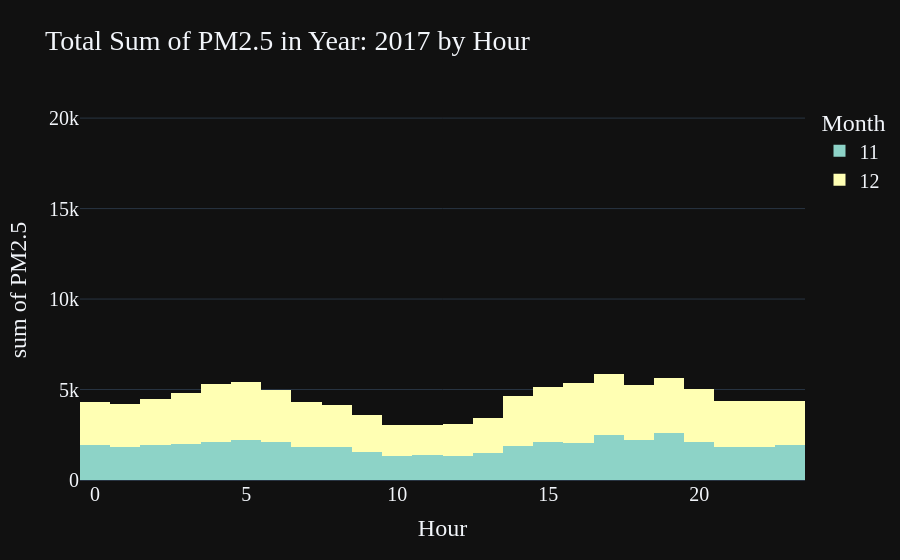
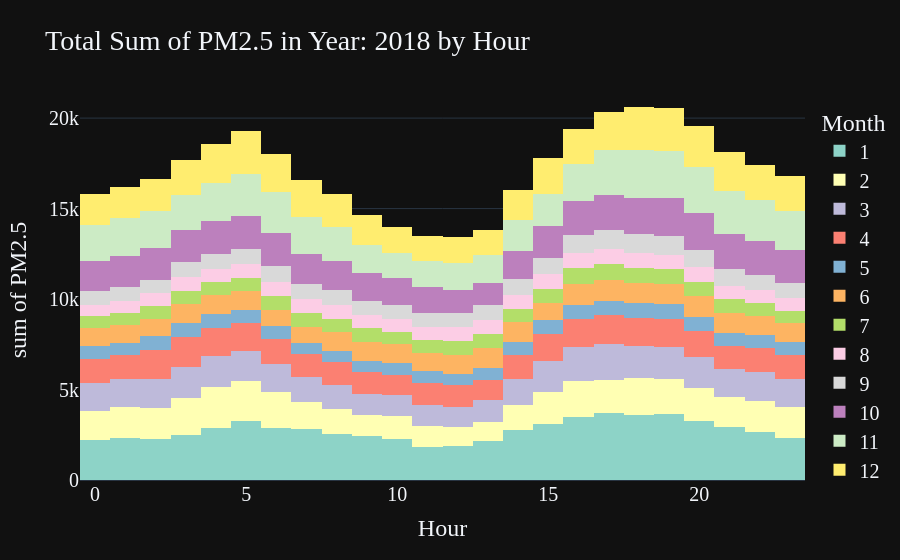
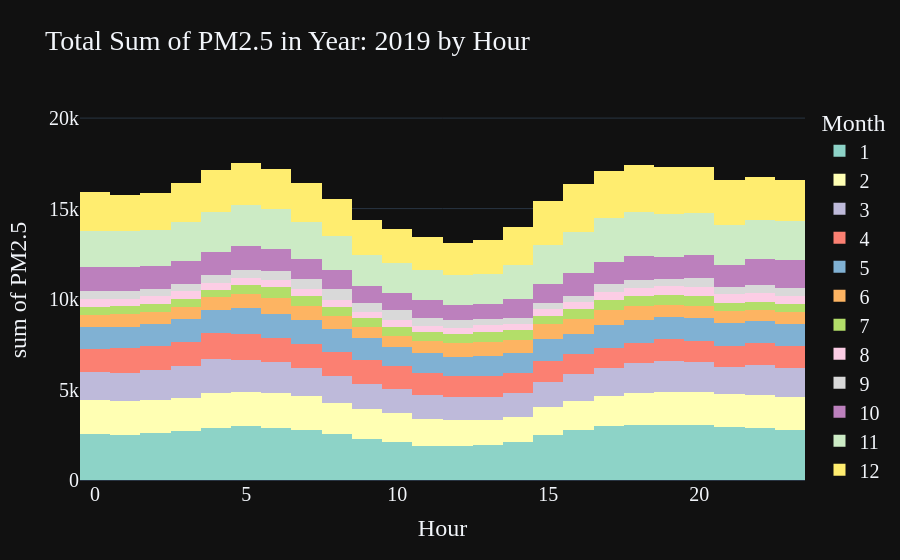
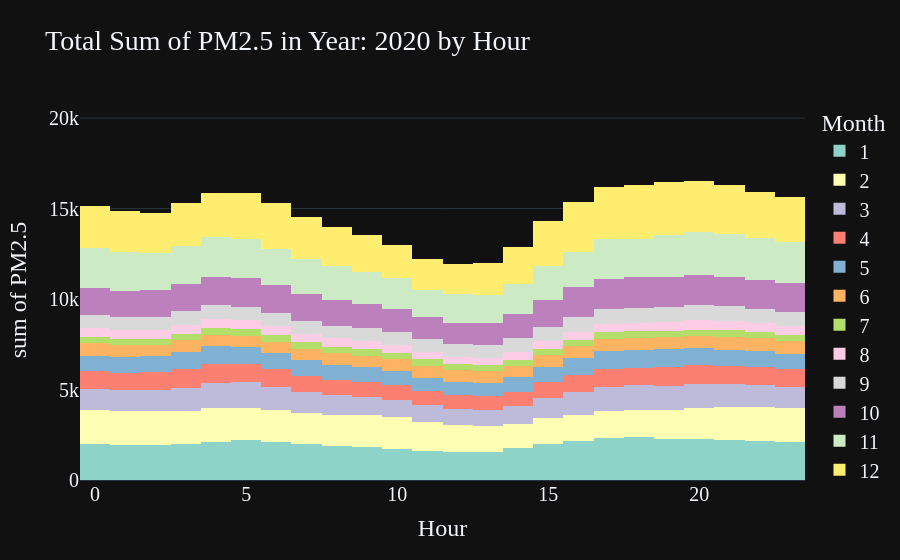

The cell these charts' notebook holds for them, in order:
### Code cell
import pandas as pd
import plotly.express as px

# Assuming df is your DataFrame containing PM2.5 data with columns: 'Year', 'Month', 'Hour', 'PM2.5'

# Loop through all years in dataset (2017 to 2022)
for year in range(2017, 2023):
    df_year = data[data["Year"] == year]

    # Create histogram plot using Plotly Express
    fig = px.histogram(df_year, x="Hour", y="PM2.5", color="Month",
                       hover_data=df_year.columns,
                       color_discrete_sequence=px.colors.qualitative.Set3,
                       title=f"Total Sum of PM2.5 in Year: {year} by Hour")

    fig.update_layout(yaxis_range=[0, 21000])
    fig.update_layout(template="plotly_dark", font=dict(family="PT Sans", size=20))

    # Show the plot
    fig.show()

### Figure 1 — Plotly figure (JSON) as saved in the notebook; plotly's stock layout.template omitted (floating-point values rounded to 4 significant figures; data arrays with more than 128 entries replaced by an {"elided": "..."} marker saying what was removed)
{"data": [{"alignmentgroup": "True", "bingroup": "x", "histfunc": "sum", "hovertemplate": "Month=11<br>Hour=%{x}<br>sum of PM2.5=%{y}<extra></extra>", "legendgroup": "11", "marker": {"color": "rgb(141,211,199)", "pattern": {"shape": ""}}, "name": "11", "offsetgroup": "11", "orientation": "v", "showlegend": true, "type": "histogram", "x": {"elided": "469 int values"}, "xaxis": "x", "y": {"elided": "469 float values"}, "yaxis": "y"}, {"alignmentgroup": "True", "bingroup": "x", "histfunc": "sum", "hovertemplate": "Month=12<br>Hour=%{x}<br>sum of PM2.5=%{y}<extra></extra>", "legendgroup": "12", "marker": {"color": "rgb(255,255,179)", "pattern": {"shape": ""}}, "name": "12", "offsetgroup": "12", "orientation": "v", "showlegend": true, "type": "histogram", "x": {"elided": "668 int values"}, "xaxis": "x", "y": {"elided": "668 float values"}, "yaxis": "y"}], "layout": {"barmode": "relative", "font": {"family": "PT Sans", "size": 20}, "legend": {"title": {"text": "Month"}, "tracegroupgap": 0}, "title": {"text": "Total Sum of PM2.5 in Year: 2017 by Hour"}, "xaxis": {"anchor": "y", "domain": [0, 1], "title": {"text": "Hour"}}, "yaxis": {"anchor": "x", "domain": [0, 1], "range": [0, 21000], "title": {"text": "sum of PM2.5"}}}}

### Figure 2 — Plotly figure (JSON) as saved in the notebook; plotly's stock layout.template omitted (floating-point values rounded to 4 significant figures; data arrays with more than 128 entries replaced by an {"elided": "..."} marker saying what was removed)
{"data": [{"alignmentgroup": "True", "bingroup": "x", "histfunc": "sum", "hovertemplate": "Month=1<br>Hour=%{x}<br>sum of PM2.5=%{y}<extra></extra>", "legendgroup": "1", "marker": {"color": "rgb(141,211,199)", "pattern": {"shape": ""}}, "name": "1", "offsetgroup": "1", "orientation": "v", "showlegend": true, "type": "histogram", "x": {"elided": "698 int values"}, "xaxis": "x", "y": {"elided": "698 float values"}, "yaxis": "y"}, {"alignmentgroup": "True", "bingroup": "x", "histfunc": "sum", "hovertemplate": "Month=2<br>Hour=%{x}<br>sum of PM2.5=%{y}<extra></extra>", "legendgroup": "2", "marker": {"color": "rgb(255,255,179)", "pattern": {"shape": ""}}, "name": "2", "offsetgroup": "2", "orientation": "v", "showlegend": true, "type": "histogram", "x": {"elided": "552 int values"}, "xaxis": "x", "y": {"elided": "552 float values"}, "yaxis": "y"}, {"alignmentgroup": "True", "bingroup": "x", "histfunc": "sum", "hovertemplate": "Month=3<br>Hour=%{x}<br>sum of PM2.5=%{y}<extra></extra>", "legendgroup": "3", "marker": {"color": "rgb(190,186,218)", "pattern": {"shape": ""}}, "name": "3", "offsetgroup": "3", "orientation": "v", "showlegend": true, "type": "histogram", "x": {"elided": "566 int values"}, "xaxis": "x", "y": {"elided": "566 float values"}, "yaxis": "y"}, {"alignmentgroup": "True", "bingroup": "x", "histfunc": "sum", "hovertemplate": "Month=4<br>Hour=%{x}<br>sum of PM2.5=%{y}<extra></extra>", "legendgroup": "4", "marker": {"color": "rgb(251,128,114)", "pattern": {"shape": ""}}, "name": "4", "offsetgroup": "4", "orientation": "v", "showlegend": true, "type": "histogram", "x": {"elided": "625 int values"}, "xaxis": "x", "y": {"elided": "625 float values"}, "yaxis": "y"}, {"alignmentgroup": "True", "bingroup": "x", "histfunc": "sum", "hovertemplate": "Month=5<br>Hour=%{x}<br>sum of PM2.5=%{y}<extra></extra>", "legendgroup": "5", "marker": {"color": "rgb(128,177,211)", "pattern": {"shape": ""}}, "name": "5", "offsetgroup": "5", "orientation": "v", "showlegend": true, "type": "histogram", "x": {"elided": "401 int values"}, "xaxis": "x", "y": {"elided": "401 float values"}, "yaxis": "y"}, {"alignmentgroup": "True", "bingroup": "x", "histfunc": "sum", "hovertemplate": "Month=6<br>Hour=%{x}<br>sum of PM2.5=%{y}<extra></extra>", "legendgroup": "6", "marker": {"color": "rgb(253,180,98)", "pattern": {"shape": ""}}, "name": "6", "offsetgroup": "6", "orientation": "v", "showlegend": true, "type": "histogram", "x": {"elided": "677 int values"}, "xaxis": "x", "y": {"elided": "677 float values"}, "yaxis": "y"}, {"alignmentgroup": "True", "bingroup": "x", "histfunc": "sum", "hovertemplate": "Month=7<br>Hour=%{x}<br>sum of PM2.5=%{y}<extra></extra>", "legendgroup": "7", "marker": {"color": "rgb(179,222,105)", "pattern": {"shape": ""}}, "name": "7", "offsetgroup": "7", "orientation": "v", "showlegend": true, "type": "histogram", "x": {"elided": "719 int values"}, "xaxis": "x", "y": {"elided": "719 float values"}, "yaxis": "y"}, {"alignmentgroup": "True", "bingroup": "x", "histfunc": "sum", "hovertemplate": "Month=8<br>Hour=%{x}<br>sum of PM2.5=%{y}<extra></extra>", "legendgroup": "8", "marker": {"color": "rgb(252,205,229)", "pattern": {"shape": ""}}, "name": "8", "offsetgroup": "8", "orientation": "v", "showlegend": true, "type": "histogram", "x": {"elided": "690 int values"}, "xaxis": "x", "y": {"elided": "690 float values"}, "yaxis": "y"}, {"alignmentgroup": "True", "bingroup": "x", "histfunc": "sum", "hovertemplate": "Month=9<br>Hour=%{x}<br>sum of PM2.5=%{y}<extra></extra>", "legendgroup": "9", "marker": {"color": "rgb(217,217,217)", "pattern": {"shape": ""}}, "name": "9", "offsetgroup": "9", "orientation": "v", "showlegend": true, "type": "histogram", "x": {"elided": "686 int values"}, "xaxis": "x", "y": {"elided": "686 float values"}, "yaxis": "y"}, {"alignmentgroup": "True", "bingroup": "x", "histfunc": "sum", "hovertemplate": "Month=10<br>Hour=%{x}<br>sum of PM2.5=%{y}<extra></extra>", "legendgroup": "10", "marker": {"color": "rgb(188,128,189)", "pattern": {"shape": ""}}, "name": "10", "offsetgroup": "10", "orientation": "v", "showlegend": true, "type": "histogram", "x": {"elided": "733 int values"}, "xaxis": "x", "y": {"elided": "733 float values"}, "yaxis": "y"}, {"alignmentgroup": "True", "bingroup": "x", "histfunc": "sum", "hovertemplate": "Month=11<br>Hour=%{x}<br>sum of PM2.5=%{y}<extra></extra>", "legendgroup": "11", "marker": {"color": "rgb(204,235,197)", "pattern": {"shape": ""}}, "name": "11", "offsetgroup": "11", "orientation": "v", "showlegend": true, "type": "histogram", "x": {"elided": "639 int values"}, "xaxis": "x", "y": {"elided": "639 float values"}, "yaxis": "y"}, {"alignmentgroup": "True", "bingroup": "x", "histfunc": "sum", "hovertemplate": "Month=12<br>Hour=%{x}<br>sum of PM2.5=%{y}<extra></extra>", "legendgroup": "12", "marker": {"color": "rgb(255,237,111)", "pattern": {"shape": ""}}, "name": "12", "offsetgroup": "12", "orientation": "v", "showlegend": true, "type": "histogram", "x": {"elided": "551 int values"}, "xaxis": "x", "y": {"elided": "551 float values"}, "yaxis": "y"}], "layout": {"barmode": "relative", "font": {"family": "PT Sans", "size": 20}, "legend": {"title": {"text": "Month"}, "tracegroupgap": 0}, "title": {"text": "Total Sum of PM2.5 in Year: 2018 by Hour"}, "xaxis": {"anchor": "y", "domain": [0, 1], "title": {"text": "Hour"}}, "yaxis": {"anchor": "x", "domain": [0, 1], "range": [0, 21000], "title": {"text": "sum of PM2.5"}}}}

### Figure 3 — Plotly figure (JSON) as saved in the notebook; plotly's stock layout.template omitted (floating-point values rounded to 4 significant figures; data arrays with more than 128 entries replaced by an {"elided": "..."} marker saying what was removed)
{"data": [{"alignmentgroup": "True", "bingroup": "x", "histfunc": "sum", "hovertemplate": "Month=1<br>Hour=%{x}<br>sum of PM2.5=%{y}<extra></extra>", "legendgroup": "1", "marker": {"color": "rgb(141,211,199)", "pattern": {"shape": ""}}, "name": "1", "offsetgroup": "1", "orientation": "v", "showlegend": true, "type": "histogram", "x": {"elided": "740 int values"}, "xaxis": "x", "y": {"elided": "740 float values"}, "yaxis": "y"}, {"alignmentgroup": "True", "bingroup": "x", "histfunc": "sum", "hovertemplate": "Month=2<br>Hour=%{x}<br>sum of PM2.5=%{y}<extra></extra>", "legendgroup": "2", "marker": {"color": "rgb(255,255,179)", "pattern": {"shape": ""}}, "name": "2", "offsetgroup": "2", "orientation": "v", "showlegend": true, "type": "histogram", "x": {"elided": "668 int values"}, "xaxis": "x", "y": {"elided": "668 float values"}, "yaxis": "y"}, {"alignmentgroup": "True", "bingroup": "x", "histfunc": "sum", "hovertemplate": "Month=3<br>Hour=%{x}<br>sum of PM2.5=%{y}<extra></extra>", "legendgroup": "3", "marker": {"color": "rgb(190,186,218)", "pattern": {"shape": ""}}, "name": "3", "offsetgroup": "3", "orientation": "v", "showlegend": true, "type": "histogram", "x": {"elided": "732 int values"}, "xaxis": "x", "y": {"elided": "732 float values"}, "yaxis": "y"}, {"alignmentgroup": "True", "bingroup": "x", "histfunc": "sum", "hovertemplate": "Month=4<br>Hour=%{x}<br>sum of PM2.5=%{y}<extra></extra>", "legendgroup": "4", "marker": {"color": "rgb(251,128,114)", "pattern": {"shape": ""}}, "name": "4", "offsetgroup": "4", "orientation": "v", "showlegend": true, "type": "histogram", "x": {"elided": "681 int values"}, "xaxis": "x", "y": {"elided": "681 float values"}, "yaxis": "y"}, {"alignmentgroup": "True", "bingroup": "x", "histfunc": "sum", "hovertemplate": "Month=5<br>Hour=%{x}<br>sum of PM2.5=%{y}<extra></extra>", "legendgroup": "5", "marker": {"color": "rgb(128,177,211)", "pattern": {"shape": ""}}, "name": "5", "offsetgroup": "5", "orientation": "v", "showlegend": true, "type": "histogram", "x": {"elided": "685 int values"}, "xaxis": "x", "y": {"elided": "685 float values"}, "yaxis": "y"}, {"alignmentgroup": "True", "bingroup": "x", "histfunc": "sum", "hovertemplate": "Month=6<br>Hour=%{x}<br>sum of PM2.5=%{y}<extra></extra>", "legendgroup": "6", "marker": {"color": "rgb(253,180,98)", "pattern": {"shape": ""}}, "name": "6", "offsetgroup": "6", "orientation": "v", "showlegend": true, "type": "histogram", "x": {"elided": "588 int values"}, "xaxis": "x", "y": {"elided": "588 float values"}, "yaxis": "y"}, {"alignmentgroup": "True", "bingroup": "x", "histfunc": "sum", "hovertemplate": "Month=7<br>Hour=%{x}<br>sum of PM2.5=%{y}<extra></extra>", "legendgroup": "7", "marker": {"color": "rgb(179,222,105)", "pattern": {"shape": ""}}, "name": "7", "offsetgroup": "7", "orientation": "v", "showlegend": true, "type": "histogram", "x": {"elided": "516 int values"}, "xaxis": "x", "y": {"elided": "516 float values"}, "yaxis": "y"}, {"alignmentgroup": "True", "bingroup": "x", "histfunc": "sum", "hovertemplate": "Month=8<br>Hour=%{x}<br>sum of PM2.5=%{y}<extra></extra>", "legendgroup": "8", "marker": {"color": "rgb(252,205,229)", "pattern": {"shape": ""}}, "name": "8", "offsetgroup": "8", "orientation": "v", "showlegend": true, "type": "histogram", "x": {"elided": "513 int values"}, "xaxis": "x", "y": {"elided": "513 float values"}, "yaxis": "y"}, {"alignmentgroup": "True", "bingroup": "x", "histfunc": "sum", "hovertemplate": "Month=9<br>Hour=%{x}<br>sum of PM2.5=%{y}<extra></extra>", "legendgroup": "9", "marker": {"color": "rgb(217,217,217)", "pattern": {"shape": ""}}, "name": "9", "offsetgroup": "9", "orientation": "v", "showlegend": true, "type": "histogram", "x": {"elided": "491 int values"}, "xaxis": "x", "y": {"elided": "491 float values"}, "yaxis": "y"}, {"alignmentgroup": "True", "bingroup": "x", "histfunc": "sum", "hovertemplate": "Month=10<br>Hour=%{x}<br>sum of PM2.5=%{y}<extra></extra>", "legendgroup": "10", "marker": {"color": "rgb(188,128,189)", "pattern": {"shape": ""}}, "name": "10", "offsetgroup": "10", "orientation": "v", "showlegend": true, "type": "histogram", "x": {"elided": "610 int values"}, "xaxis": "x", "y": {"elided": "610 float values"}, "yaxis": "y"}, {"alignmentgroup": "True", "bingroup": "x", "histfunc": "sum", "hovertemplate": "Month=11<br>Hour=%{x}<br>sum of PM2.5=%{y}<extra></extra>", "legendgroup": "11", "marker": {"color": "rgb(204,235,197)", "pattern": {"shape": ""}}, "name": "11", "offsetgroup": "11", "orientation": "v", "showlegend": true, "type": "histogram", "x": {"elided": "720 int values"}, "xaxis": "x", "y": {"elided": "720 float values"}, "yaxis": "y"}, {"alignmentgroup": "True", "bingroup": "x", "histfunc": "sum", "hovertemplate": "Month=12<br>Hour=%{x}<br>sum of PM2.5=%{y}<extra></extra>", "legendgroup": "12", "marker": {"color": "rgb(255,237,111)", "pattern": {"shape": ""}}, "name": "12", "offsetgroup": "12", "orientation": "v", "showlegend": true, "type": "histogram", "x": {"elided": "741 int values"}, "xaxis": "x", "y": {"elided": "741 float values"}, "yaxis": "y"}], "layout": {"barmode": "relative", "font": {"family": "PT Sans", "size": 20}, "legend": {"title": {"text": "Month"}, "tracegroupgap": 0}, "title": {"text": "Total Sum of PM2.5 in Year: 2019 by Hour"}, "xaxis": {"anchor": "y", "domain": [0, 1], "title": {"text": "Hour"}}, "yaxis": {"anchor": "x", "domain": [0, 1], "range": [0, 21000], "title": {"text": "sum of PM2.5"}}}}

### Figure 4 — Plotly figure (JSON) as saved in the notebook; plotly's stock layout.template omitted (floating-point values rounded to 4 significant figures; data arrays with more than 128 entries replaced by an {"elided": "..."} marker saying what was removed)
{"data": [{"alignmentgroup": "True", "bingroup": "x", "histfunc": "sum", "hovertemplate": "Month=1<br>Hour=%{x}<br>sum of PM2.5=%{y}<extra></extra>", "legendgroup": "1", "marker": {"color": "rgb(141,211,199)", "pattern": {"shape": ""}}, "name": "1", "offsetgroup": "1", "orientation": "v", "showlegend": true, "type": "histogram", "x": {"elided": "743 int values"}, "xaxis": "x", "y": {"elided": "743 float values"}, "yaxis": "y"}, {"alignmentgroup": "True", "bingroup": "x", "histfunc": "sum", "hovertemplate": "Month=2<br>Hour=%{x}<br>sum of PM2.5=%{y}<extra></extra>", "legendgroup": "2", "marker": {"color": "rgb(255,255,179)", "pattern": {"shape": ""}}, "name": "2", "offsetgroup": "2", "orientation": "v", "showlegend": true, "type": "histogram", "x": {"elided": "696 int values"}, "xaxis": "x", "y": {"elided": "696 float values"}, "yaxis": "y"}, {"alignmentgroup": "True", "bingroup": "x", "histfunc": "sum", "hovertemplate": "Month=3<br>Hour=%{x}<br>sum of PM2.5=%{y}<extra></extra>", "legendgroup": "3", "marker": {"color": "rgb(190,186,218)", "pattern": {"shape": ""}}, "name": "3", "offsetgroup": "3", "orientation": "v", "showlegend": true, "type": "histogram", "x": {"elided": "744 int values"}, "xaxis": "x", "y": {"elided": "744 float values"}, "yaxis": "y"}, {"alignmentgroup": "True", "bingroup": "x", "histfunc": "sum", "hovertemplate": "Month=4<br>Hour=%{x}<br>sum of PM2.5=%{y}<extra></extra>", "legendgroup": "4", "marker": {"color": "rgb(251,128,114)", "pattern": {"shape": ""}}, "name": "4", "offsetgroup": "4", "orientation": "v", "showlegend": true, "type": "histogram", "x": {"elided": "718 int values"}, "xaxis": "x", "y": {"elided": "718 float values"}, "yaxis": "y"}, {"alignmentgroup": "True", "bingroup": "x", "histfunc": "sum", "hovertemplate": "Month=5<br>Hour=%{x}<br>sum of PM2.5=%{y}<extra></extra>", "legendgroup": "5", "marker": {"color": "rgb(128,177,211)", "pattern": {"shape": ""}}, "name": "5", "offsetgroup": "5", "orientation": "v", "showlegend": true, "type": "histogram", "x": {"elided": "744 int values"}, "xaxis": "x", "y": {"elided": "744 float values"}, "yaxis": "y"}, {"alignmentgroup": "True", "bingroup": "x", "histfunc": "sum", "hovertemplate": "Month=6<br>Hour=%{x}<br>sum of PM2.5=%{y}<extra></extra>", "legendgroup": "6", "marker": {"color": "rgb(253,180,98)", "pattern": {"shape": ""}}, "name": "6", "offsetgroup": "6", "orientation": "v", "showlegend": true, "type": "histogram", "x": {"elided": "720 int values"}, "xaxis": "x", "y": {"elided": "720 float values"}, "yaxis": "y"}, {"alignmentgroup": "True", "bingroup": "x", "histfunc": "sum", "hovertemplate": "Month=7<br>Hour=%{x}<br>sum of PM2.5=%{y}<extra></extra>", "legendgroup": "7", "marker": {"color": "rgb(179,222,105)", "pattern": {"shape": ""}}, "name": "7", "offsetgroup": "7", "orientation": "v", "showlegend": true, "type": "histogram", "x": {"elided": "418 int values"}, "xaxis": "x", "y": {"elided": "418 float values"}, "yaxis": "y"}, {"alignmentgroup": "True", "bingroup": "x", "histfunc": "sum", "hovertemplate": "Month=8<br>Hour=%{x}<br>sum of PM2.5=%{y}<extra></extra>", "legendgroup": "8", "marker": {"color": "rgb(252,205,229)", "pattern": {"shape": ""}}, "name": "8", "offsetgroup": "8", "orientation": "v", "showlegend": true, "type": "histogram", "x": {"elided": "660 int values"}, "xaxis": "x", "y": {"elided": "660 float values"}, "yaxis": "y"}, {"alignmentgroup": "True", "bingroup": "x", "histfunc": "sum", "hovertemplate": "Month=9<br>Hour=%{x}<br>sum of PM2.5=%{y}<extra></extra>", "legendgroup": "9", "marker": {"color": "rgb(217,217,217)", "pattern": {"shape": ""}}, "name": "9", "offsetgroup": "9", "orientation": "v", "showlegend": true, "type": "histogram", "x": {"elided": "711 int values"}, "xaxis": "x", "y": {"elided": "711 float values"}, "yaxis": "y"}, {"alignmentgroup": "True", "bingroup": "x", "histfunc": "sum", "hovertemplate": "Month=10<br>Hour=%{x}<br>sum of PM2.5=%{y}<extra></extra>", "legendgroup": "10", "marker": {"color": "rgb(188,128,189)", "pattern": {"shape": ""}}, "name": "10", "offsetgroup": "10", "orientation": "v", "showlegend": true, "type": "histogram", "x": {"elided": "744 int values"}, "xaxis": "x", "y": {"elided": "744 float values"}, "yaxis": "y"}, {"alignmentgroup": "True", "bingroup": "x", "histfunc": "sum", "hovertemplate": "Month=11<br>Hour=%{x}<br>sum of PM2.5=%{y}<extra></extra>", "legendgroup": "11", "marker": {"color": "rgb(204,235,197)", "pattern": {"shape": ""}}, "name": "11", "offsetgroup": "11", "orientation": "v", "showlegend": true, "type": "histogram", "x": {"elided": "715 int values"}, "xaxis": "x", "y": {"elided": "715 float values"}, "yaxis": "y"}, {"alignmentgroup": "True", "bingroup": "x", "histfunc": "sum", "hovertemplate": "Month=12<br>Hour=%{x}<br>sum of PM2.5=%{y}<extra></extra>", "legendgroup": "12", "marker": {"color": "rgb(255,237,111)", "pattern": {"shape": ""}}, "name": "12", "offsetgroup": "12", "orientation": "v", "showlegend": true, "type": "histogram", "x": {"elided": "743 int values"}, "xaxis": "x", "y": {"elided": "743 float values"}, "yaxis": "y"}], "layout": {"barmode": "relative", "font": {"family": "PT Sans", "size": 20}, "legend": {"title": {"text": "Month"}, "tracegroupgap": 0}, "title": {"text": "Total Sum of PM2.5 in Year: 2020 by Hour"}, "xaxis": {"anchor": "y", "domain": [0, 1], "title": {"text": "Hour"}}, "yaxis": {"anchor": "x", "domain": [0, 1], "range": [0, 21000], "title": {"text": "sum of PM2.5"}}}}
